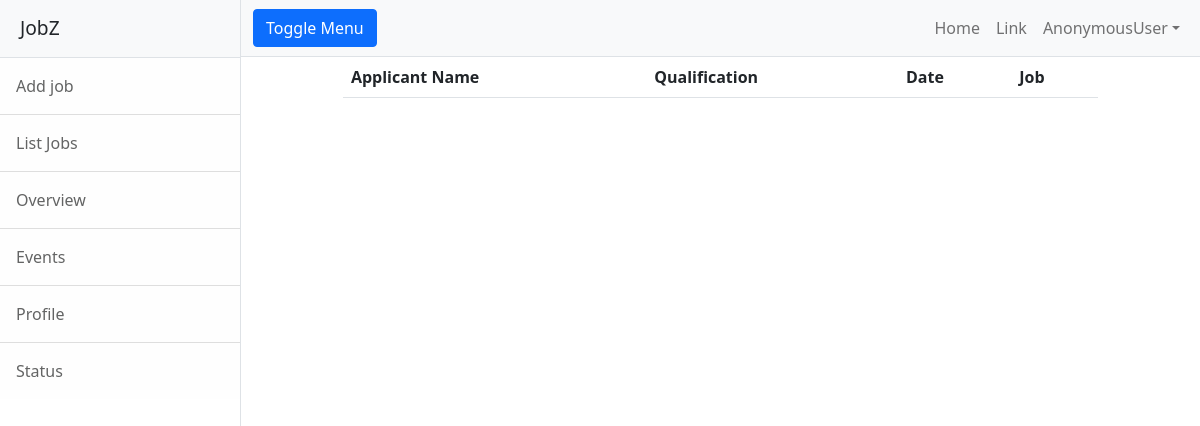
The app's page /employer/applications/all/1, older data.
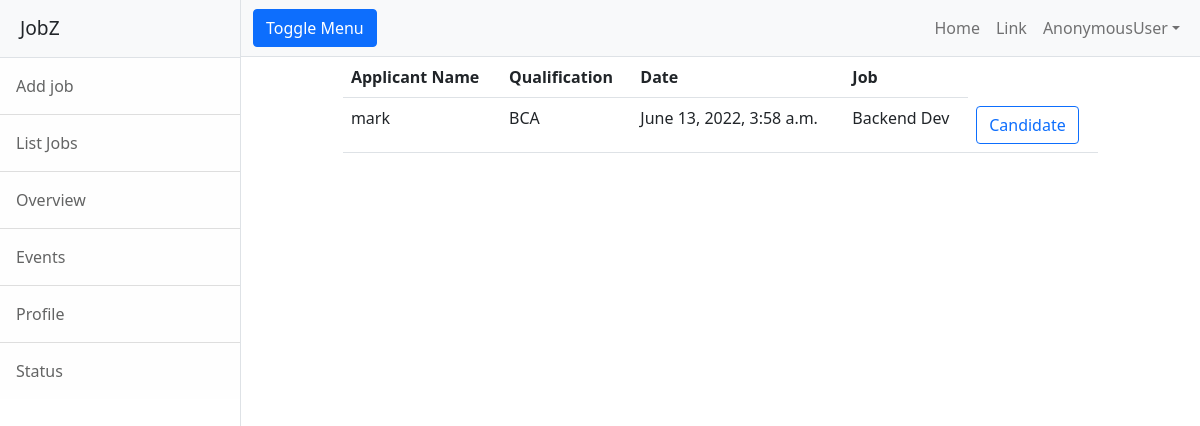
The same page, newer data.
### employer/models.py (models this page shows, shortened)
class Application(models.Model):
    applicant = models.ForeignKey(User, on_delete=models.CASCADE, related_name="applicant")
    job = models.ForeignKey(Jobs, on_delete=models.CASCADE)
    options = (
        ("applied", "applied"),
        ("accepted", "accepted"),
        ("rejected", "rejected"),
        ("pending", "pending"),
        ("cancelled", "cancelled")
    )
    status = models.CharField(max_length=120, choices=options, default="applied")
    date = models.DateTimeField(auto_now_add=True)

class User(AbstractUser):
    options = (
        ("employer", "employer"),
        ("candidate", "candidate")
    )
    role = models.CharField(max_length=120, choices=options, default="candidate")
    phone = models.CharField(max_length=12, null=True)

class Jobs(models.Model):
    job_title = models.CharField(max_length=100)
    company = models.ForeignKey(User, on_delete=models.CASCADE, related_name="company")
    location = models.CharField(max_length=100)
    salary = models.PositiveIntegerField(null=True)
    experience = models.PositiveIntegerField(default=0)
    created_date = models.DateField(auto_now_add=True)
    last_date = models.DateField(null=True)
    active_status = models.BooleanField(default=True)

### candidate/models.py (models this page shows)
class CandidateProfile(models.Model):
    user = models.OneToOneField(User, on_delete=models.CASCADE, related_name="candidate")
    profile_pic = models.ImageField(upload_to="cand_profiles")
    resume = models.FileField(upload_to="cvs")
    qualification = models.CharField(max_length=120)
    skills = models.CharField(max_length=120)
    experience = models.PositiveIntegerField(default=0)

### employer/views.py (the view)
# urls.py: path('applications/all/<int:id>', views.EmpListApplicationsView.as_view(), name="emp-app-list"),
class EmpListApplicationsView(ListView):
    model = Application
    context_object_name = "applications"
    template_name = "emp-app-list.html"
    def get_queryset(self):
        return Application.objects.filter(job=self.kwargs.get("id")).exclude(status="cancelled")

### employer/templates/emp-app-list.html
{%extends 'base.html'%}
{%block body_block%}
<div class="container">
    <div class="row">
        <div class="col-1"></div>
        <div class="col-10">
            <table class="table">
                <tr>
                    <th>
                        Applicant Name
                    </th>
                    <th>
                        Qualification
                    </th>
                    <th>
                        Date
                    </th>
                    <th>
                        Job
                    </th>
                </tr>
                {%for application in applications%}
                <tr>
                    <td>{{application.applicant.username}}</td>
                    <td>{{application.applicant.candidate.qualification}}</td>
                    <td>{{application.date}}</td>
                    <td>{{application.job.job_title}}</td>
                    <td><a href="{% url 'emp-app-detail' application.id%}" class="btn btn-outline-primary"> Candidate</a></td>
                </tr>
                    {%endfor%}
            </table>
        </div>
        <div class="col-1"></div>
    </div>
</div>
{%endblock%}

Row changes from the older to the newer data that the page shows:
added Application: applicant.username "mark", applicant.candidate.qualification "BCA", date "June 13, 2022, 3:58 a.m.", job.job_title "Backend Dev"
